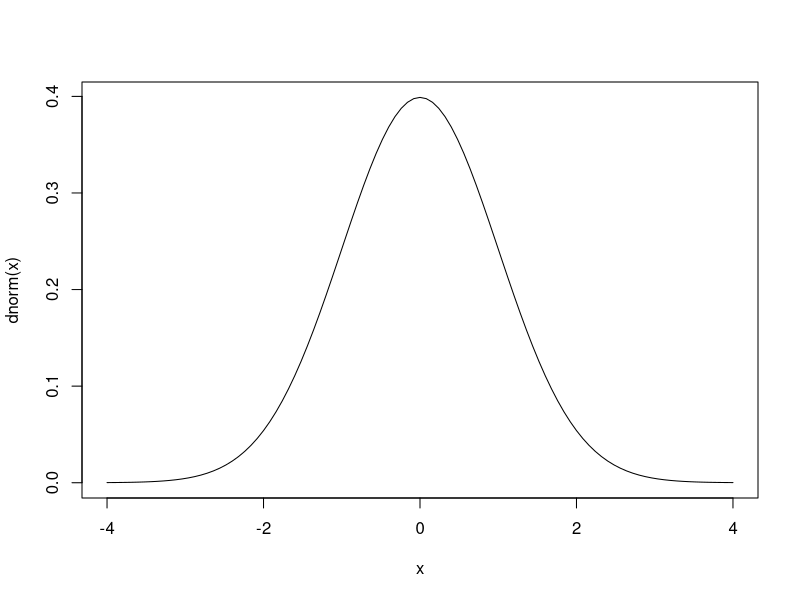
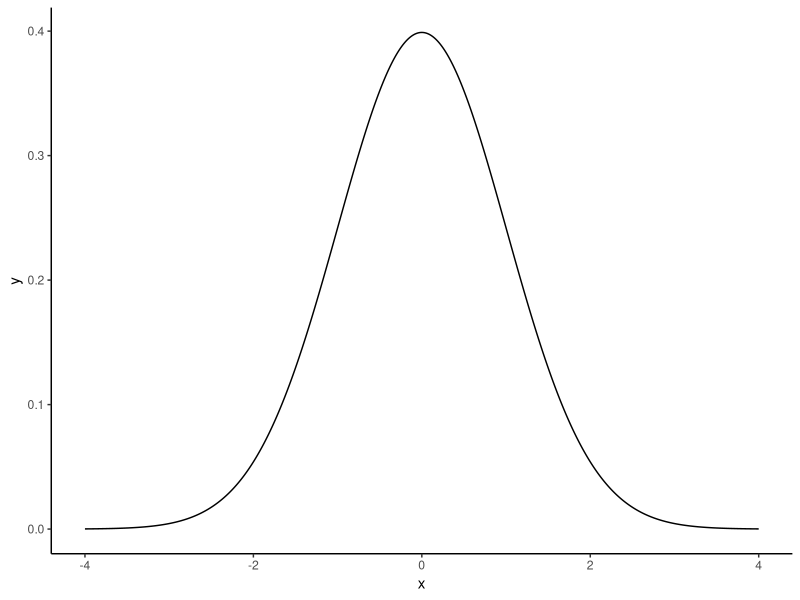
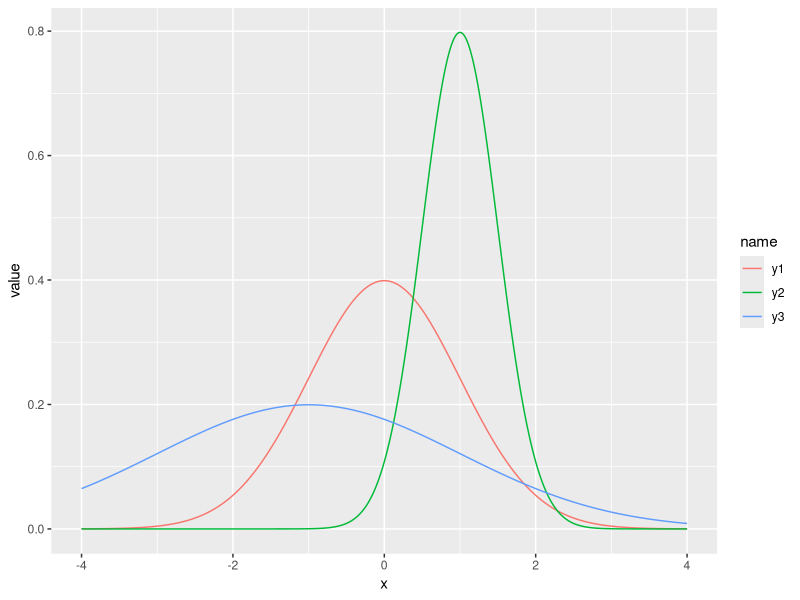
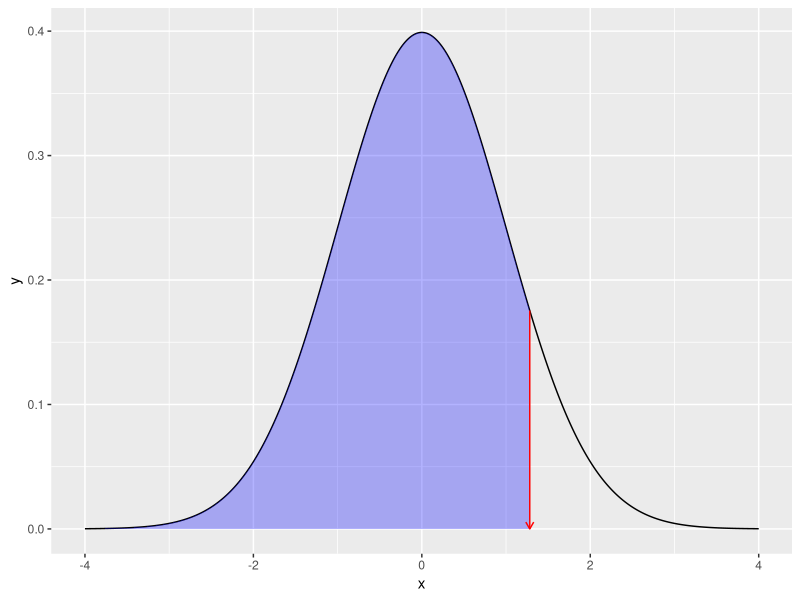
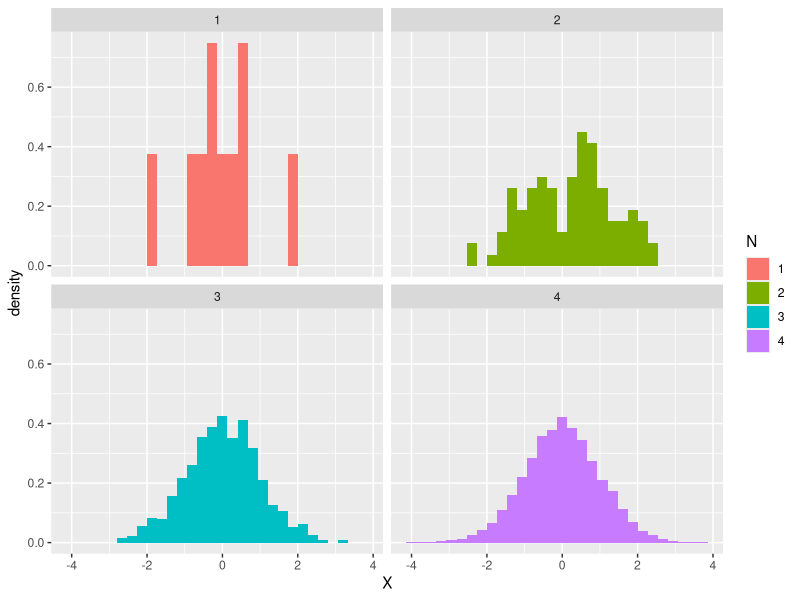
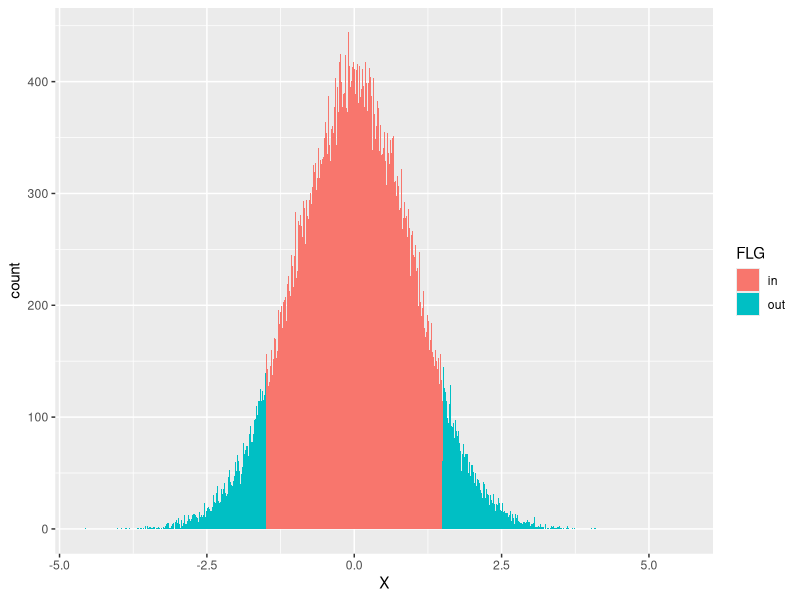
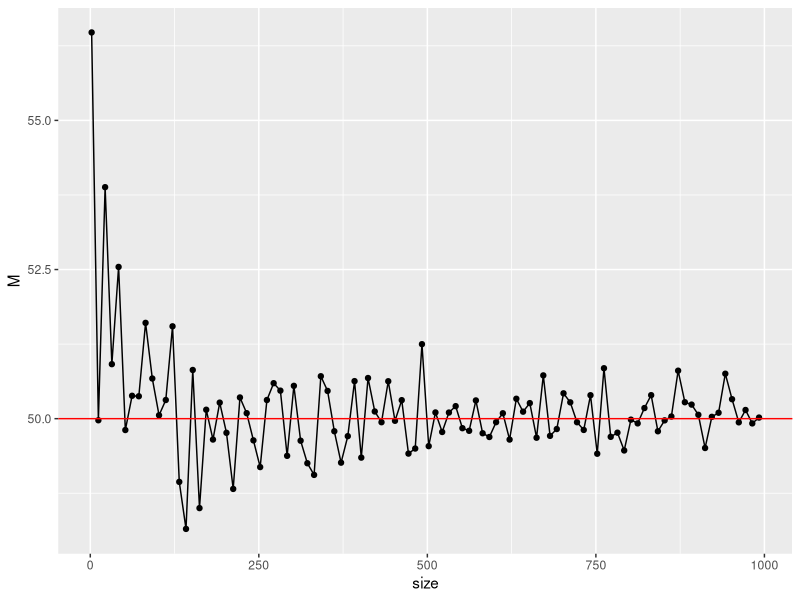

Write the R code that produced these figures, in order.
## ---- chunk 1
# 標準のプロット関数，curve
curve(dnorm(x), from = -4, to = 4)
## ---- chunk 2
#| dev: "ragg_png"
# ggplot2を使ってカッコよく
library(tidyverse)
data.frame(x = seq(-4, 4, by = 0.01)) %>%
  mutate(y = dnorm(x)) %>%
  ggplot(aes(x = x, y = y)) +
  geom_line() +
  theme_classic()
## ---- chunk 3
#| dev: "ragg_png"
data.frame(x = seq(-4, 4, by = 0.01)) %>%
  mutate(
    y1 = dnorm(x, mean = 0, sd = 1),
    y2 = dnorm(x, mean = 1, sd = 0.5),
    y3 = dnorm(x, mean = -1, sd = 2)
  ) %>%
  pivot_longer(-x) %>%
  ggplot(aes(x = x, y = value, color = name)) +
  geom_line()
## ---- chunk 4
# 累積分布関数
pnorm(1.96, mean = 0, sd = 1)
# 累積分布の逆関数
qnorm(0.975, mean = 0, sd = 1)
## ---- chunk 5
# 描画
prob <- 0.9
## 全体の正規分布カーブ
df1 <- data.frame(x = seq(from = -4, 4, by = 0.01)) %>%
  mutate(y = dnorm(x, mean = 0, sd = 1))
## qnorm(0.975)までのデータ
df2 <- data.frame(x = seq(from = -4, qnorm(prob), by = 0.01)) %>%
  mutate(y = dnorm(x, mean = 0, sd = 1))
## データセットの違いに注意
ggplot() +
  geom_line(data = df1, aes(x = x, y = y)) +
  geom_ribbon(data = df2, aes(x = x, y = y, ymin = 0, ymax = y), fill = "blue", alpha = 0.3) +
  ## 以下装飾
  geom_segment(
    aes(x = qnorm(prob), y = dnorm(qnorm(prob)), xend = qnorm(prob), yend = 0),
    arrow = arrow(length = unit(0.2, "cm")), color = "red"
  )
## ---- chunk 6
rnorm(n = 10, mean = 50, sd = 10)
## ---- chunk 7
rnorm(n = 10, mean = 50, sd = 10)
## ---- chunk 8
# seedを指定
set.seed(12345)
rnorm(n = 3)
# 同じseedを再設定
set.seed(12345)
rnorm(n = 3)
## ---- chunk 9
rN10 <- rnorm(10)
rN100 <- rnorm(100)
rN1000 <- rnorm(1000)
rN10000 <- rnorm(10000)

data.frame(
  N = c(
    rep(1, 10), rep(2, 100),
    rep(3, 1000), rep(4, 10000)
  ),
  X = c(rN10, rN100, rN1000, rN10000)
) %>%
  mutate(N = as.factor(N)) %>%
  ggplot(aes(x = X, fill = N)) +
  # 縦軸を相対頻度に
  geom_histogram(aes(y = ..density..)) +
  facet_wrap(~N)
## ---- chunk 10
pnorm(+1.5, mean = 0, sd = 1) - pnorm(-1.5, mean = 0, sd = 1)
## ---- chunk 11
x <- rnorm(100000, mean = 0, sd = 1)
df <- data.frame(X = x) %>%
  # 該当する範囲かどうかを判定する変数を作る
  mutate(FLG = ifelse(X > -1.5 & X < 1.5, 1, 2)) %>%
  mutate(FLG = factor(FLG, labels = c("in", "out")))
## 計算
df %>%
  group_by(FLG) %>%
  summarise(n = n()) %>%
  mutate(prob = n / 100000)
## ---- chunk 12
## 可視化
df %>%
  ggplot(aes(x = X, fill = FLG)) +
  geom_histogram(binwidth = 0.01)
## ---- chunk 13
pnorm(108, mean = 65, sd = 10) - pnorm(92, mean = 65, sd = 10)
## ---- chunk 14
1 - pnorm(7, mean = 10, sd = 10)
## ---- chunk 15
set.seed(12345)
# 100人分の身長データをつくる。小数点以下2桁を丸めた
Po <- rnorm(100, mean = 150, sd = 10) %>% round(2)
print(Po)
## ---- chunk 16
M <- mean(Po)
V <- mean((Po - M)^2)
# 母平均
print(M)
# 母分散
print(V)
## ---- chunk 17
s1 <- sample(Po, size = 10)
s1
## ---- chunk 18
m1 <- mean(s1)
v1 <- mean((s1 - mean(s1))^2)
# 標本平均
print(m1)
# 標本分散
print(v1)
## ---- chunk 19
s2 <- sample(Po, size = 10)
s2
m2 <- mean(s2)
v2 <- mean((s2 - mean(s2))^2)
# 標本平均その2
print(m2)
## ---- chunk 20
set.seed(12345)
sample_size <- seq(from = 2, to = 1000, by = 10)
# 平均値を格納するオブジェクトを初期化
sample_mean <- rep(0, length(sample_size))
# 反復
for (i in 1:length(sample_size)) {
  sample_mean[i] <- rnorm(sample_size[i], mean = 50, sd = 10) %>%
    mean()
}

# 可視化
data.frame(size = sample_size, M = sample_mean) %>%
  ggplot(aes(x = size, y = M)) +
  geom_point() +
  geom_line() +
  geom_hline(yintercept = 50, color = "red")
## ---- chunk 21
iter <- 5000
vars <- rep(0, iter)
unbiased_vars <- rep(0, iter)

## 乱数の生成と計算
set.seed(12345)
for (i in 1:iter) {
  sample <- rnorm(n = 20, mean = 50, sd = 10)
  vars[i] <- mean((sample - mean(sample))^2)
  unbiased_vars[i] <- var(sample)
}

## 期待値
mean(vars)
mean(unbiased_vars)
## ---- chunk 22
iter <- 10000
n <- 10
mu <- 50
SD <- 10

# 平均値を格納しておくオブジェクト
m <- rep(0, iter)

set.seed(12345)
for (i in 1:iter) {
  # サンプリングし，標本統計量を保存
  sample <- rnorm(n, mean = mu, sd = SD)
  m[i] <- mean(sample)
}

result.df <- data.frame(m = m) %>%
  # 推定が一致するとTRUE,外れるとFALSEになる変数を作る
  mutate(
    point_estimation = ifelse(m == mu, TRUE, FALSE),
    interval_estimation = ifelse(m - 5 <= mu & mu <= m + 5, TRUE, FALSE)
  ) %>%
  summarise(
    n1 = sum(point_estimation),
    n2 = sum(interval_estimation),
    prob1 = mean(point_estimation),
    prob2 = mean(interval_estimation)
  ) %>%
  print()
## ---- chunk 23
# 両端から2.5%ずつ取り除くと
qnorm(0.025)
qnorm(0.975)
## ---- chunk 24
interval <- 1.96 * SD / sqrt(n)
result.df2 <- data.frame(m = m) %>%
  # 推定が一致するとTRUE,外れるとFALSEになる変数を作る
  mutate(
    interval_estimation = ifelse(m - interval <= mu & mu <= m + interval, TRUE, FALSE)
  ) %>%
  summarise(
    prob = mean(interval_estimation)
  ) %>%
  print()
## ---- chunk 25
# シミュレーションの設定
iter <- 10000
n <- 10
mu <- 50
SD <- 10

# 平均値を格納しておくオブジェクト
m <- rep(0, iter)
interval <- rep(0, iter)

set.seed(12345)
for (i in 1:iter) {
  # サンプリングし，標本統計量を保存
  sample <- rnorm(n, mean = mu, sd = SD)
  m[i] <- mean(sample)
  U <- sqrt(var(sample)) # sd(sample)でも同じ
  interval[i] <- qt(p = 0.975, df = n - 1) * U / sqrt(n)
}

result.df <- data.frame(m = m, interval = interval) %>%
  # 推定が一致するとTRUE,外れるとFALSEになる変数を作る
  mutate(
    interval_estimation = ifelse(m - interval <= mu & mu <= m + interval, TRUE, FALSE)
  ) %>%
  summarise(
    prob = mean(interval_estimation)
  ) %>%
  print()
